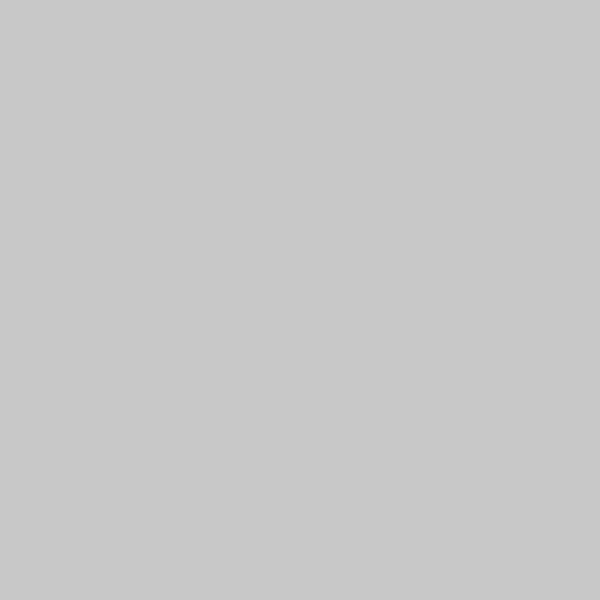
Frame 1 (no input)
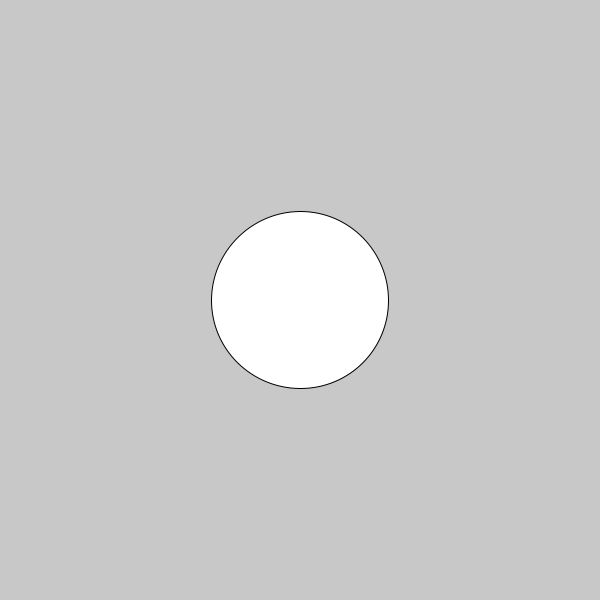
Frame 60 (the mouse pressed at the canvas centre just before this capture)
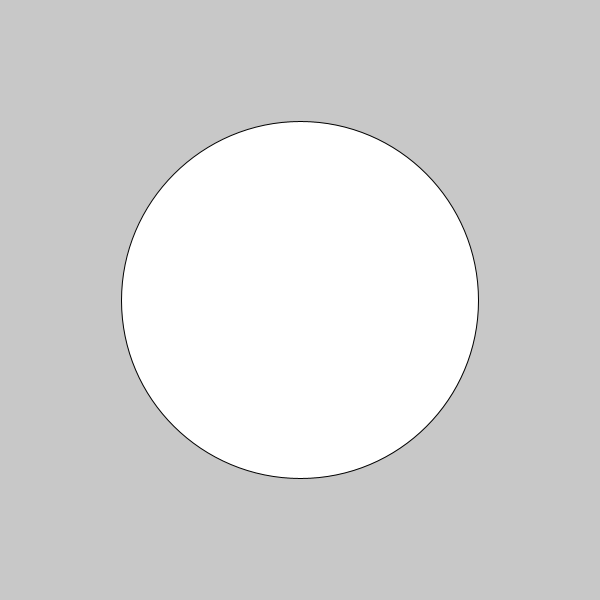
Frame 120 (the mouse held since frame 60 and released just before this capture)

The Processing sketch that drew these frames (run headless with seeded random() and noise(); from frame 60 on, the mouse is pressed at the canvas centre):

// Processing sketch: small___big
// ── small___big.pde
int w, h; // define new varaibb;e

void setup() {
  size(600, 600);
  w = 0;
  h = 0; 
}

void draw() {
  background(200);
  ellipse(300, 300, w, h);
  h = h + 3;
  w = w + 3;
  if ((h > 700) && (w > 700)){
    w = 0;
    h = 0;
  }
}
